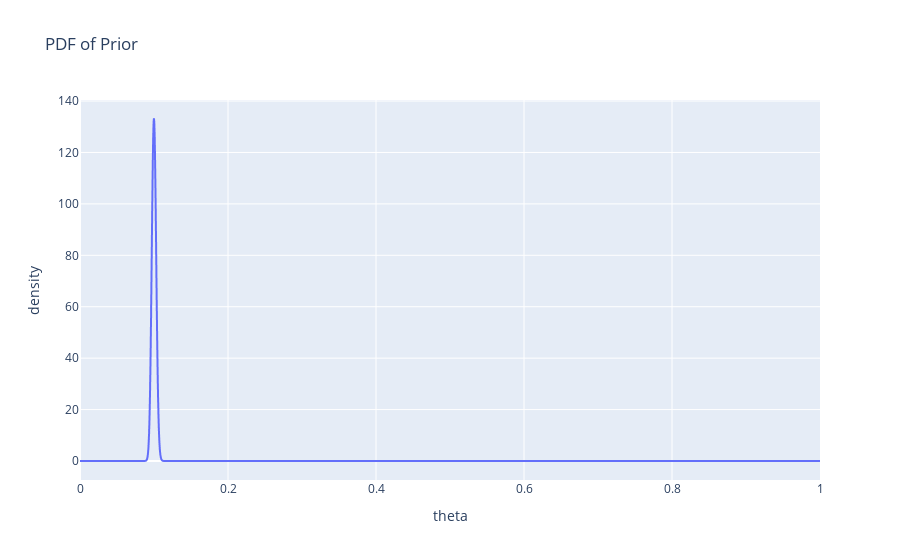

Here is the notebook cell this chart was saved with:
### Code cell
charters.chart(
    pd.DataFrame({"theta": theta_range, "density": prior}),
    x_axis="theta",
    y_axis="density",
    title="PDF of Prior",
)

### Figure 1 — Plotly figure (JSON) as saved in the notebook; plotly's stock layout.template omitted (floating-point values rounded to 4 significant figures; data arrays with more than 128 entries replaced by an {"elided": "..."} marker saying what was removed)
{"data": [{"hovertemplate": "theta=%{x}<br>density=%{y}<extra></extra>", "legendgroup": "", "line": {"color": "#636efa", "dash": "solid"}, "marker": {"symbol": "circle"}, "mode": "lines", "name": "", "showlegend": false, "type": "scattergl", "x": {"elided": "10000 float values"}, "xaxis": "x", "y": {"elided": "10000 float values"}, "yaxis": "y"}], "layout": {"autosize": true, "legend": {"tracegroupgap": 0}, "title": {"text": "PDF of Prior"}, "xaxis": {"anchor": "y", "autorange": true, "domain": [0, 1], "range": [0, 1], "title": {"text": "theta"}, "type": "linear"}, "yaxis": {"anchor": "x", "autorange": true, "domain": [0, 1], "range": [-7.39, 140.4], "title": {"text": "density"}, "type": "linear"}}}
